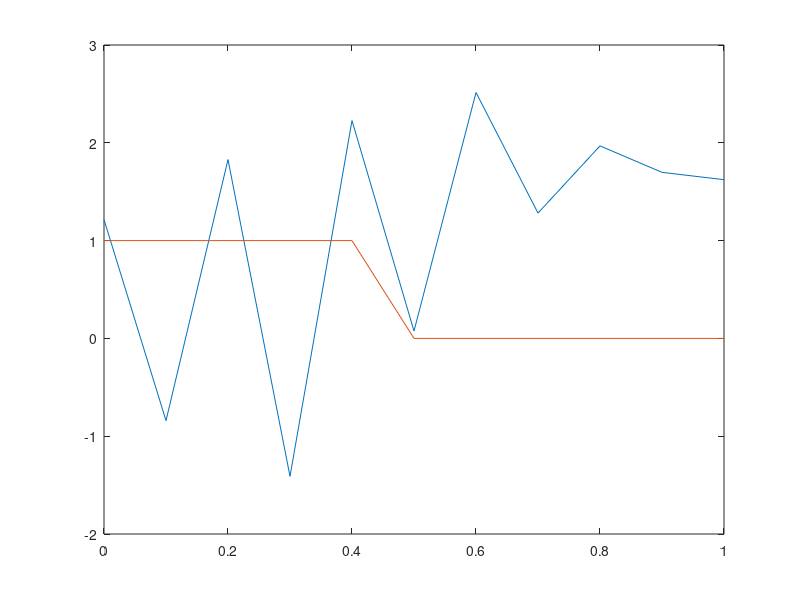
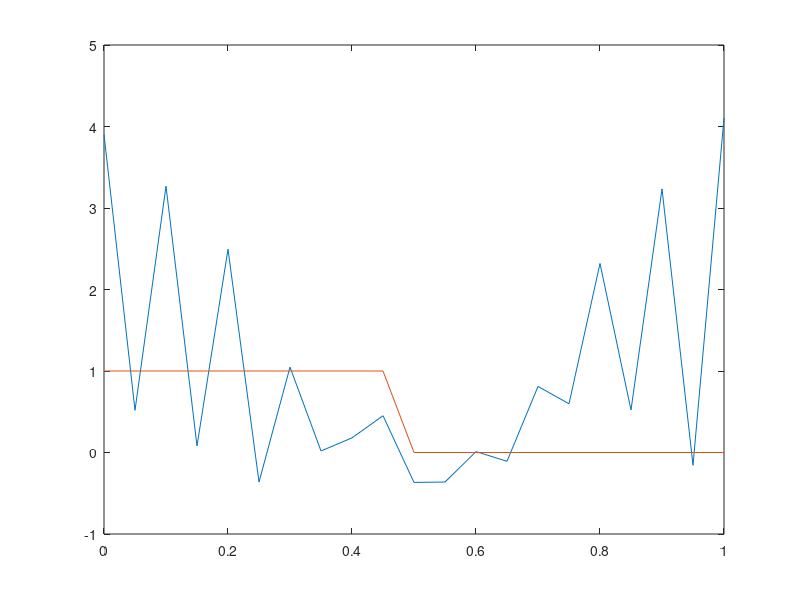
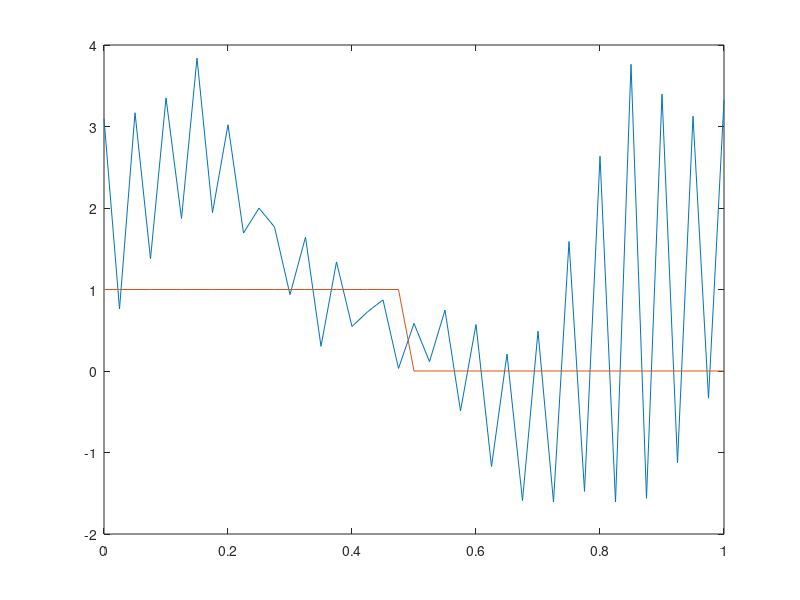
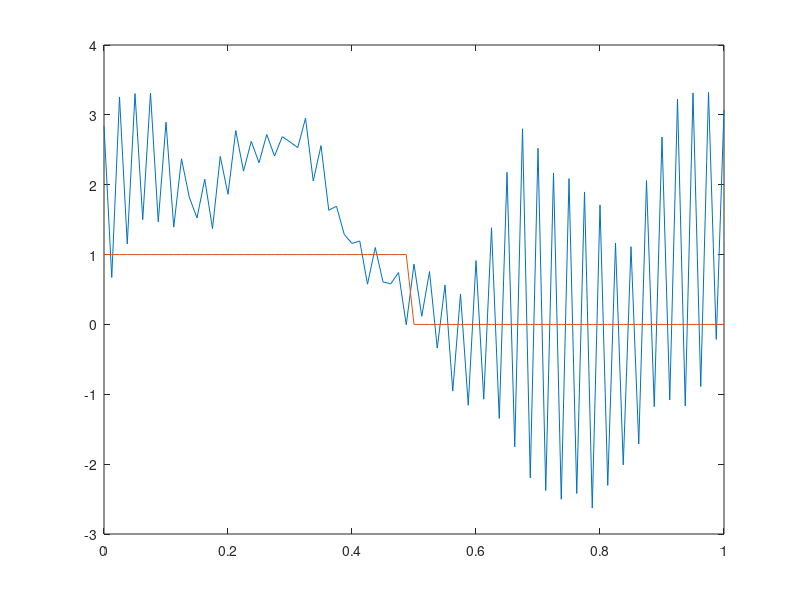

Write the MATLAB code that produced these figures, in order.
% The amplitude of the solution appears to be relatively unchanged (again,
% it's hard to tell because of how oscillatory the solution is). This is in
% line with the dissipation relation of 1. We can also see that the phase
% appears to be exactly in line with the original solution which is in line
% with our dispersive relation near 1.

ps=[0 1 2 3 4 5];
error_log = zeros(size(ps));
for p_index=1:6
    p=ps(p_index);
    h  = 0.1.*2.^(-p);
    mu = 1;
    k=mu.*h;
    t = [0:k:3];
    t_len = size(t,2)-1;
    x = [0:h:1];
    x_len = size(x,2)-1;

    dm = [ones(x_len,1).*(-0.25.*mu)];
    d0 = [ones(x_len+1,1)];
    dp = [ones(x_len,1).*(0.25.*mu)];
    A = diag(d0)+diag(dm,-1)+diag(dp,1);

    u0 = x<0.5; % note - exact solution at t=3 is equivalent to the initial condition
    b=u0';

    for i=1:t_len
        b(1)=b(end);
        last = b;
        b(1:end-1) = b(1:end-1)-mu.*0.25.*last(2:end);
        b(2:end) = b(2:end)+mu.*0.25.*last(1:end-1);
        b=A\b;
    end
    figure;
    plot(x,b);
    hold on;
    plot(x,u0);
    
    error = norm(b-u0);
    error_log(p_index) = error;
end